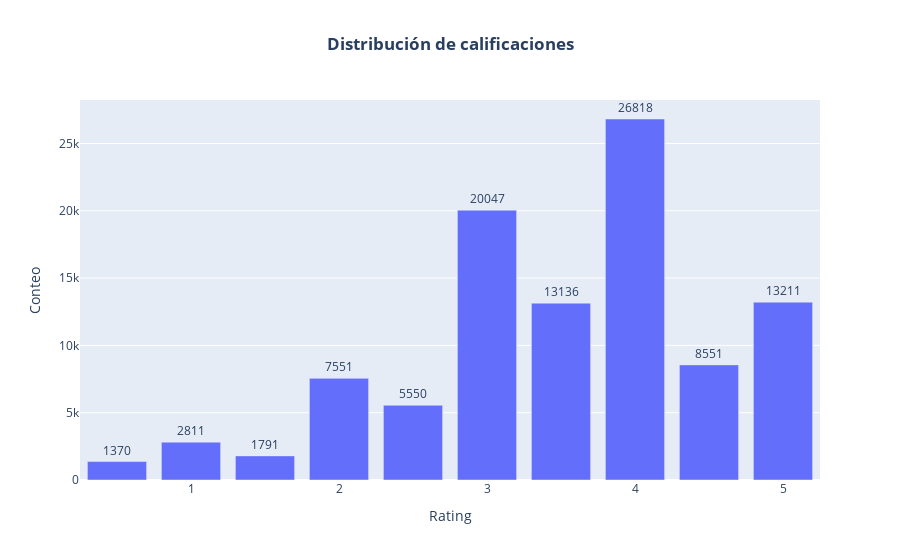

The notebook cell this image was saved under:
### Code cell
###calcular la distribución de calificaciones y graficar con plotly y go
import plotly.express as px

# Calcular la distribución de calificaciones
tabla = pd.read_sql_query(
    """
    SELECT rating, COUNT(*) AS conteo
    FROM full_table
    GROUP BY rating
    ORDER BY rating
    """,
    conn,
)

# Graficar con plotly
data  = go.Bar( x=tabla.rating,y=tabla.conteo, text=tabla.conteo, textposition="outside")
Layout=go.Layout(title="<b>Distribución de calificaciones",xaxis={'title':'Rating'},yaxis={'title':'Conteo'}, title_x = 0.5)
go.Figure(data,Layout)

### Figure 1 — Plotly figure (JSON) as saved in the notebook; plotly's stock layout.template omitted (floating-point values rounded to 4 significant figures)
{"data": [{"text": [1370, 2811, 1791, 7551, 5550, 20047, 13136, 26818, 8551, 13211], "textposition": "outside", "type": "bar", "x": [0.5, 1, 1.5, 2, 2.5, 3, 3.5, 4, 4.5, 5], "y": [1370, 2811, 1791, 7551, 5550, 20047, 13136, 26818, 8551, 13211]}], "layout": {"title": {"text": "<b>Distribución de calificaciones", "x": 0.5}, "xaxis": {"title": {"text": "Rating"}}, "yaxis": {"title": {"text": "Conteo"}}}}
